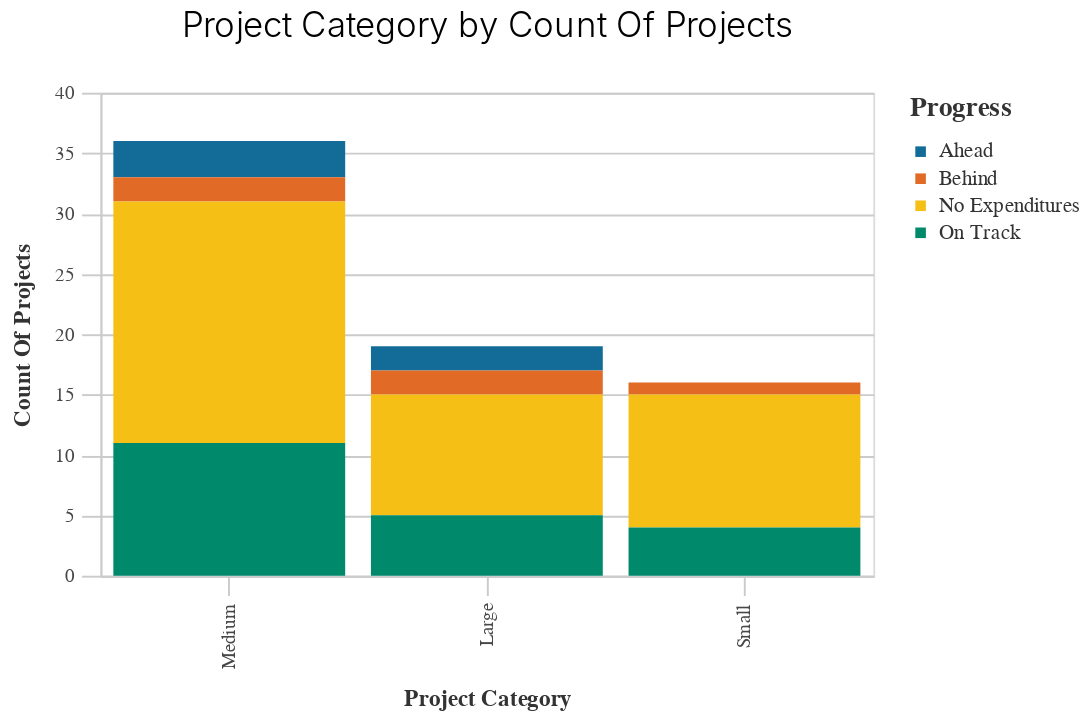

The notebook cell this image was saved under:
### Code cell
chart_project_size2 = TIRCP_functions.basic_bar_chart(df2, 'Project_Category','Count_of_Projects', 'Progress') 
chart_project_size2

### Figure 1 — Vega-Lite specification as saved in the notebook (floating-point values rounded to 4 significant figures)
{"config": {"view": {"continuousWidth": 400, "continuousHeight": 300}, "axis": {"domainColor": "#cbcbcb", "grid": true, "gridColor": "#cbcbcb", "gridWidth": 1, "labelColor": "#474747", "labelFont": "Nunito Sans", "labelFontSize": 10, "labelPadding": 4, "tickColor": "#cbcbcb", "tickSize": 10, "titleColor": "#333", "titleFont": "Raleway", "titleFontSize": 12, "titlePadding": 10}, "axisBand": {"grid": false}, "background": "white", "font": "Raleway", "header": {"labelFont": "Nunito Sans", "titleFont": "Raleway"}, "legend": {"labelColor": "#333", "labelFont": "Nunito Sans", "labelFontSize": 11, "labelLimit": 0, "padding": 1, "symbolSize": 30, "symbolType": "square", "titleColor": "#333", "titleFont": "Raleway", "titleFontSize": 14, "titlePadding": 10}, "title": {"anchor": "middle", "font": "Raleway", "fontSize": 18, "fontWeight": 300, "offset": 20}}, "data": {"name": "data-5956ce097e9c3b9dd985f25b2d90b22a"}, "mark": "bar", "encoding": {"color": {"field": "Progress", "legend": {"title": "Progress"}, "scale": {"range": ["#136C97", "#E16B26", "#F6BF16", "#00896B", "#7790A3", "#5B559C"]}, "type": "nominal"}, "x": {"field": "Project_Category", "sort": "-y", "title": "Project Category", "type": "nominal"}, "y": {"field": "Count_of_Projects", "title": "Count Of Projects", "type": "quantitative"}}, "height": 250, "title": "Project Category by Count Of Projects", "width": 400, "$schema": "https://vega.github.io/schema/vega-lite/v4.17.0.json", "datasets": {"data-5956ce097e9c3b9dd985f25b2d90b22a": [{"Project_Category": "Small", "Progress": "Behind", "Count_of_Projects": 1, "Sum_of_TIRCP": 1675000.0, "Percentage_of_Projects": 1.0}, {"Project_Category": "Small", "Progress": "No Expenditures", "Count_of_Projects": 11, "Sum_of_TIRCP": 49640000.0, "Percentage_of_Projects": 15.0}, {"Project_Category": "Small", "Progress": "On Track", "Count_of_Projects": 4, "Sum_of_TIRCP": 15300000.0, "Percentage_of_Projects": 5.0}, {"Project_Category": "Medium", "Progress": "Ahead", "Count_of_Projects": 3, "Sum_of_TIRCP": 79620000.0, "Percentage_of_Projects": 4.0}, {"Project_Category": "Medium", "Progress": "Behind", "Count_of_Projects": 2, "Sum_of_TIRCP": 20000000.0, "Percentage_of_Projects": 3.0}, {"Project_Category": "Medium", "Progress": "No Expenditures", "Count_of_Projects": 20, "Sum_of_TIRCP": 405000000.0, "Percentage_of_Projects": 27.0}, {"Project_Category": "Medium", "Progress": "On Track", "Count_of_Projects": 11, "Sum_of_TIRCP": 210600000.0, "Percentage_of_Projects": 15.0}, {"Project_Category": "Large", "Progress": "Ahead", "Count_of_Projects": 2, "Sum_of_TIRCP": 580800000.0, "Percentage_of_Projects": 3.0}, {"Project_Category": "Large", "Progress": "Behind", "Count_of_Projects": 2, "Sum_of_TIRCP": 469200000.0, "Percentage_of_Projects": 3.0}, {"Project_Category": "Large", "Progress": "No Expenditures", "Count_of_Projects": 10, "Sum_of_TIRCP": 2635000000.0, "Percentage_of_Projects": 14.0}, {"Project_Category": "Large", "Progress": "On Track", "Count_of_Projects": 5, "Sum_of_TIRCP": 1298000000.0, "Percentage_of_Projects": 7.0}]}}
